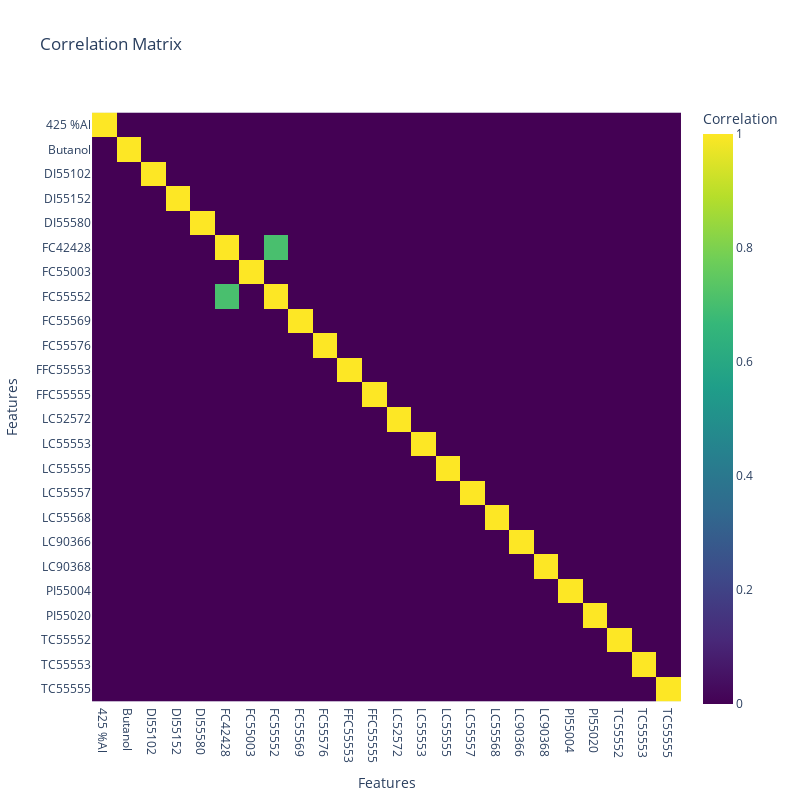

Notebook code for this chart:
### Code cell
threshold = 0.5
correlation_matrix = df_All.corr(numeric_only=True)
correlation_matrix = correlation_matrix[abs(correlation_matrix) > threshold].fillna(0)



fig = px.imshow(correlation_matrix, 
                color_continuous_scale='Viridis',
                labels=dict(x="Features", y="Features", color="Correlation"),
                title="Correlation Matrix")

fig.update_xaxes(title_text='Features', side='bottom')
fig.update_layout(width=800, height=800)

fig.show()

### Figure 1 — Plotly figure (JSON) as saved in the notebook; plotly's stock layout.template omitted (floating-point values rounded to 4 significant figures; data arrays with more than 128 entries replaced by an {"elided": "..."} marker saying what was removed)
{"data": [{"coloraxis": "coloraxis", "hovertemplate": "Features: %{x}<br>Features: %{y}<br>Correlation: %{z}<extra></extra>", "name": "0", "type": "heatmap", "x": ["425 %Al", "Butanol", "DI55102", "DI55152", "DI55580", "FC42428", "FC55003", "FC55552", "FC55569", "FC55576", "FFC55553", "FFC55555", "LC52572", "LC55553", "LC55555", "LC55557", "LC55568", "LC90366", "LC90368", "PI55004", "PI55020", "TC55552", "TC55553", "TC55555"], "xaxis": "x", "y": ["425 %Al", "Butanol", "DI55102", "DI55152", "DI55580", "FC42428", "FC55003", "FC55552", "FC55569", "FC55576", "FFC55553", "FFC55555", "LC52572", "LC55553", "LC55555", "LC55557", "LC55568", "LC90366", "LC90368", "PI55004", "PI55020", "TC55552", "TC55553", "TC55555"], "yaxis": "y", "z": {"elided": "24x24 float values"}}], "layout": {"coloraxis": {"colorbar": {"title": {"text": "Correlation"}}, "colorscale": [[0, "#440154"], [0.1111, "#482878"], [0.2222, "#3e4989"], [0.3333, "#31688e"], [0.4444, "#26828e"], [0.5556, "#1f9e89"], [0.6667, "#35b779"], [0.7778, "#6ece58"], [0.8889, "#b5de2b"], [1, "#fde725"]]}, "height": 800, "title": {"text": "Correlation Matrix"}, "width": 800, "xaxis": {"anchor": "y", "constrain": "domain", "domain": [0, 1], "scaleanchor": "y", "side": "bottom", "title": {"text": "Features"}}, "yaxis": {"anchor": "x", "autorange": "reversed", "constrain": "domain", "domain": [0, 1], "title": {"text": "Features"}}}}
